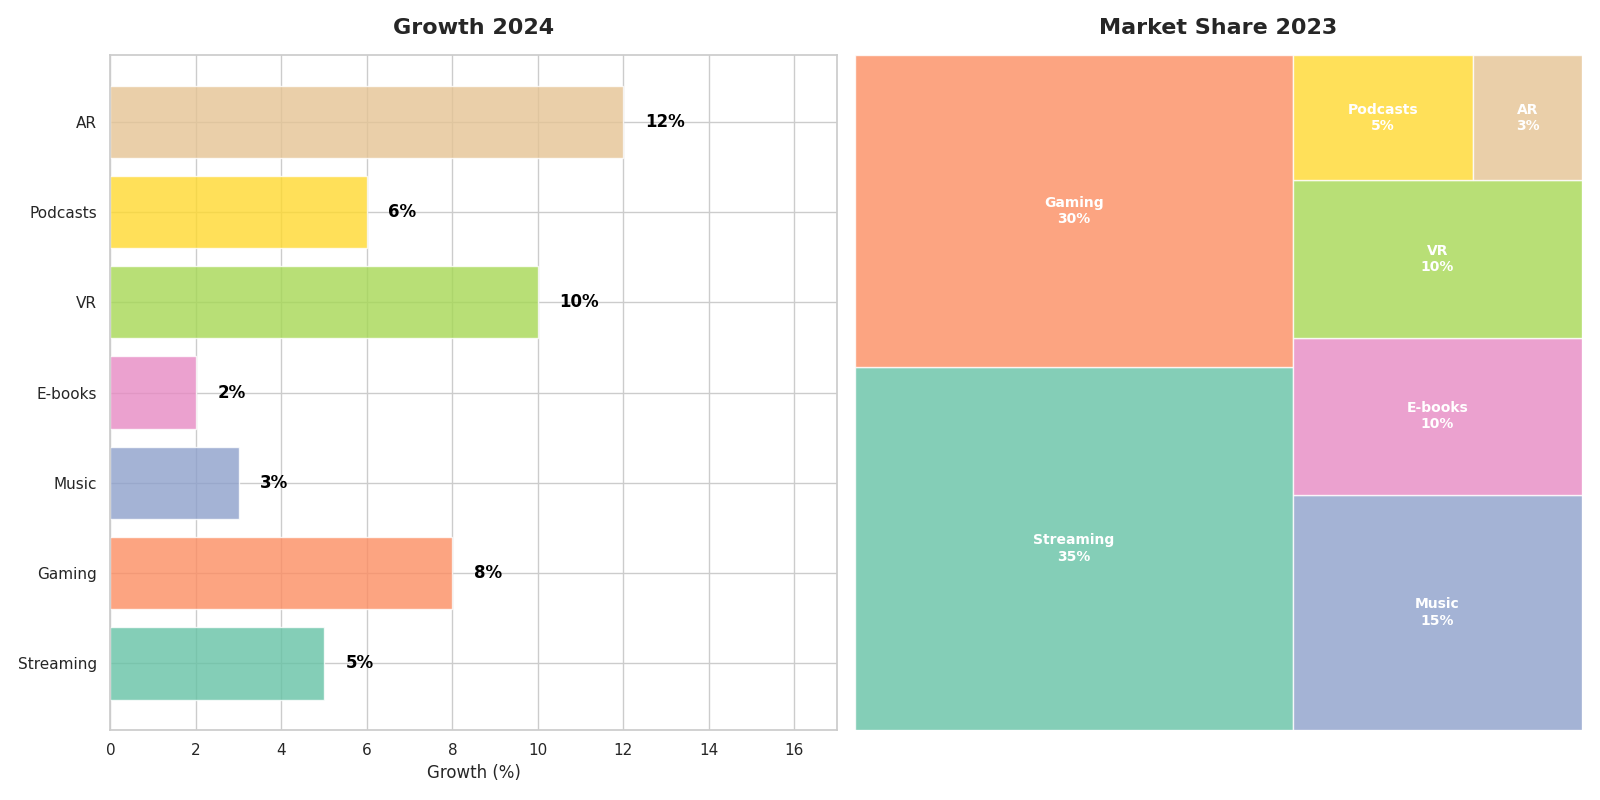

The script that drew this image:
import matplotlib.pyplot as plt
import squarify

sectors = ['Streaming', 'Gaming', 'Music', 'E-books', 'VR', 'Podcasts', 'AR']
market_share_2023 = [35, 30, 15, 10, 10, 5, 3]
growth_rates_2024 = [5, 8, 3, 2, 10, 6, 12]
colors = ['#66c2a5', '#fc8d62', '#8da0cb', '#e78ac3', '#a6d854', '#ffd92f', '#e5c494']

fig, axes = plt.subplots(nrows=1, ncols=2, figsize=(16, 8))

# Bar chart for projected growth in 2024 (left)
axes[0].barh(sectors, growth_rates_2024, color=colors, alpha=0.8)
axes[0].set_title("Growth 2024", fontsize=16, fontweight='bold', pad=15)
axes[0].set_xlabel("Growth (%)", fontsize=12)
axes[0].set_xlim(0, max(growth_rates_2024) + 5)

# Annotate each bar
for i, v in enumerate(growth_rates_2024):
    axes[0].text(v + 0.5, i, f"{v}%", color='black', va='center', fontweight='bold')

# Treemap for market share 2023 (right)
axes[1].set_title("Market Share 2023", fontsize=16, fontweight='bold', pad=15)
squarify.plot(sizes=market_share_2023, label=[f"{sector}\n{share}%" for sector, share in zip(sectors, market_share_2023)], 
              color=colors, alpha=0.8, text_kwargs={'fontsize': 10, 'weight': 'bold', 'color': 'white'}, ax=axes[1])
axes[1].axis('off')

plt.tight_layout()
plt.show()
